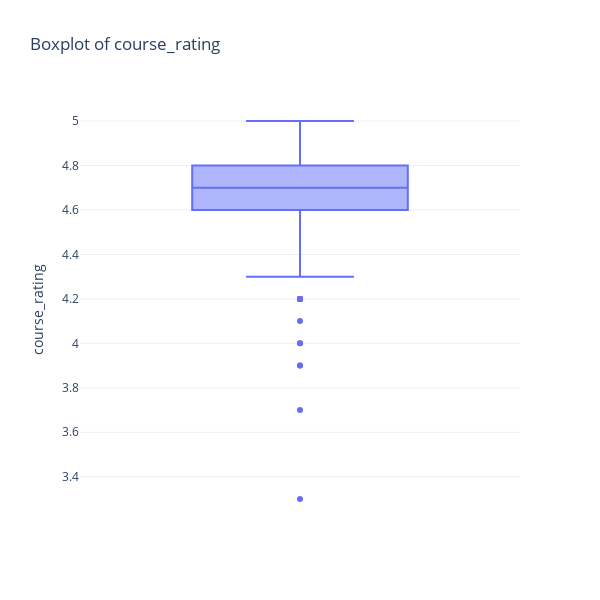
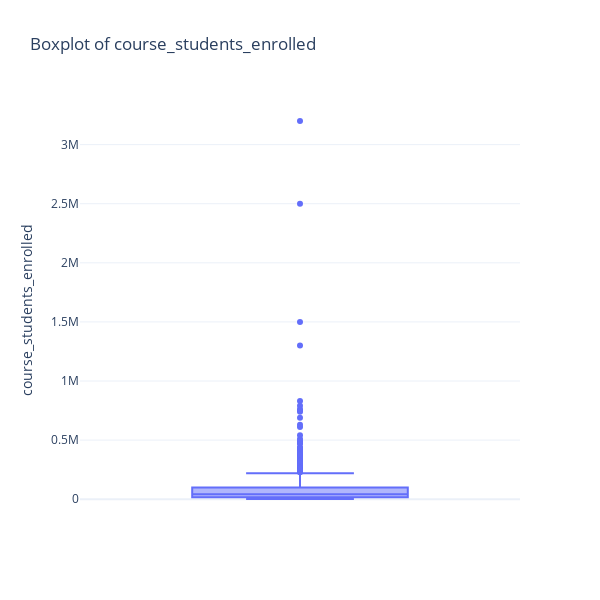

Source (notebook cell) for these figures, in order:
### Markdown cell above
### Checking Outliers
- There are **17** Outliers in **"course_rating"** but the all tend to be in the lower end of the ratings, where the minimum is 3.3. The whole rating distribution once again confirms that students tend to rate all the courses very good between 4.25 and 5 rating.
- **"course_students_enrolled"** has **78** Outliers where the **highest Outlier** has the value of **3.2 Million**, this pretty impressive for a course to have so many enrolled students. because of such high Outliers the Boxplot chart is compressed and not as pleasing to look at, but still shows important distribution in the dataset.

### Code cell
numeric_cols = df.select_dtypes(include=[np.number]).columns

# 1. Outlier Detection (IQR Method)
for col in numeric_cols:
    Q1 = df[col].quantile(0.25)
    Q3 = df[col].quantile(0.75)
    IQR = Q3 - Q1
    lower_bound = Q1 - 1.5 * IQR
    upper_bound = Q3 + 1.5 * IQR
    
    outliers = df[(df[col] < lower_bound) | (df[col] > upper_bound)]
    print(f"Outliers detected in {col}: {len(outliers)}")

# 2. Individual Boxplots for Each Numeric Column (Plotly)
for col in numeric_cols:
    fig = px.box(
        df,
        y=col,
        title=f"Boxplot of {col}",
        template="plotly_white"
    )
    fig.update_layout(
        width=600,
        height=600
    )
    fig.show()

### Figure 1 — Plotly figure (JSON) as saved in the notebook; plotly's stock layout.template omitted (floating-point values rounded to 4 significant figures; data arrays with more than 128 entries replaced by an {"elided": "..."} marker saying what was removed)
{"data": [{"alignmentgroup": "True", "hovertemplate": "course_rating=%{y}<extra></extra>", "legendgroup": "", "marker": {"color": "#636efa"}, "name": "", "notched": false, "offsetgroup": "", "orientation": "v", "showlegend": false, "type": "box", "x0": " ", "xaxis": "x", "y": {"elided": "891 float values"}, "y0": " ", "yaxis": "y"}], "layout": {"boxmode": "group", "height": 600, "legend": {"tracegroupgap": 0}, "title": {"text": "Boxplot of course_rating"}, "width": 600, "xaxis": {"anchor": "y", "domain": [0, 1]}, "yaxis": {"anchor": "x", "domain": [0, 1], "title": {"text": "course_rating"}}}}

### Figure 2 — Plotly figure (JSON) as saved in the notebook; plotly's stock layout.template omitted (floating-point values rounded to 4 significant figures; data arrays with more than 128 entries replaced by an {"elided": "..."} marker saying what was removed)
{"data": [{"alignmentgroup": "True", "hovertemplate": "course_students_enrolled=%{y}<extra></extra>", "legendgroup": "", "marker": {"color": "#636efa"}, "name": "", "notched": false, "offsetgroup": "", "orientation": "v", "showlegend": false, "type": "box", "x0": " ", "xaxis": "x", "y": {"elided": "891 int values"}, "y0": " ", "yaxis": "y"}], "layout": {"boxmode": "group", "height": 600, "legend": {"tracegroupgap": 0}, "title": {"text": "Boxplot of course_students_enrolled"}, "width": 600, "xaxis": {"anchor": "y", "domain": [0, 1]}, "yaxis": {"anchor": "x", "domain": [0, 1], "title": {"text": "course_students_enrolled"}}}}
